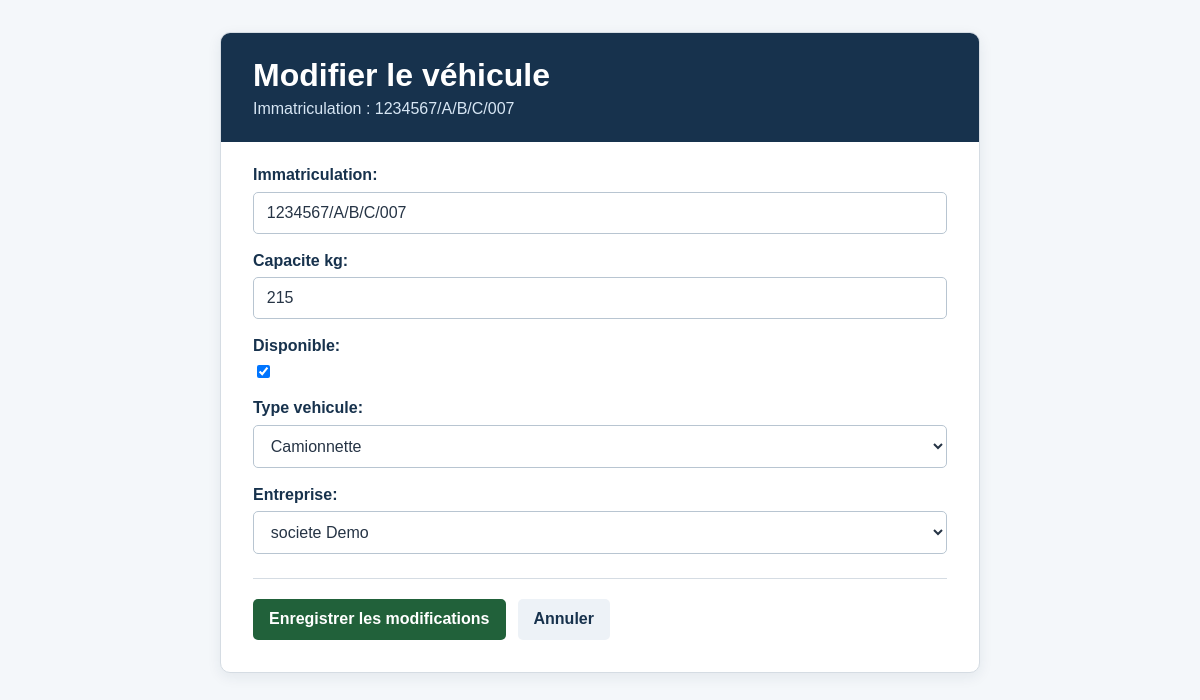
Page /vehicule/2/update/ (signed in) on the committed database.
### VehiculeApp/models.py (models this page shows, shortened)
class Vehicule(models.Model):
    TYPE_VEHICULE_CHOICES = [
        ('camionnette', 'Camionnette'),
        ('fourgon', 'Fourgon'),
        ('camion porteur', 'Camion porteur'),
        ('semi-remorque', 'Semi-remorque'),
    ]
    immatriculation = models.CharField(max_length=20, unique=True)
    capacite_kg = models.PositiveIntegerField(
        validators=[MinValueValidator(100, 'Capacité doit être supérieure à 100 kg.')]
    )
    disponible = models.BooleanField(default=True)
    type_vehicule = models.CharField(
        max_length=50,
        choices=TYPE_VEHICULE_CHOICES,
        default='camionnette',
    )
    created_at = models.DateTimeField(auto_now_add=True)
    updated_at = models.DateTimeField(auto_now=True)
    entreprise = models.ForeignKey(
        Entreprise,
        on_delete=models.CASCADE,
        related_name='vehicules',
        limit_choices_to={'type_entreprise': 'transporteur'},
    )

### VehiculeApp/views.py (the view)
# urls.py: path('<int:pk>/update/', VehiculeUpdateView.as_view(), name='vehicule_update'),
@method_decorator(staff_member_required, name='dispatch')
class VehiculeUpdateView(UpdateView):
    model = Vehicule
    form_class = VehiculeForm
    template_name = 'vehicule/form.html'
    success_url = reverse_lazy('vehicule_list')

### VehiculeApp/forms.py
class VehiculeForm(forms.ModelForm):
    class Meta:
        model = Vehicule
        exclude = ['created_at', 'updated_at']

### EntrepriseApp/models.py (called while the page is built)
    def __str__(self):
        return self.raison_sociale

### templates/vehicule/form.html (shortened to what this page needs)
<!DOCTYPE html>
<html lang="fr">
<head>
</head>
<body>
    <main>
        <header class="page-header">
            <h1>{% if object %}Modifier le véhicule{% else %}Créer un véhicule{% endif %}</h1>
            {% if object %}
                <p>Immatriculation : {{ object.immatriculation }}</p>
            {% else %}
                <p>Renseignez les informations du véhicule.</p>
            {% endif %}
        </header>
        <form method="post">
            {{ form.as_p }}
            <div class="form-actions">
                <button class="button submit-button" type="submit">
                    {% if object %}Enregistrer les modifications{% else %}Créer le véhicule{% endif %}
                </button>
                <a class="button cancel-button" href="{% url 'vehicule_list' %}">Annuler</a>
            </div>
        </form>
    </main>
</body>
</html>

### templates/vehicule/form.html (style rules this page uses)
* { box-sizing: border-box; }
body { background: #f4f7fa; color: #263445; font-family: Arial, sans-serif; margin: 0; padding: 2rem 1rem; }
main { background: #fff; border: 1px solid #d5dce3; border-radius: 10px; box-shadow: 0 4px 14px rgb(23 50 77 / 8%); margin: 0 auto; max-width: 760px; overflow: hidden; }
.page-header { background: #17324d; color: #fff; padding: 1.5rem 2rem; }
.page-header h1 { margin: 0 0 0.4rem; }
.page-header p { color: #d7e6f4; margin: 0; }
form { padding: 1.5rem 2rem 2rem; }
form p { margin: 0 0 1.1rem; }
label { color: #17324d; display: block; font-weight: 700; margin-bottom: 0.45rem; }
input:not([type="checkbox"]):not([type="radio"]), select, textarea { background: #fff; border: 1px solid #b8c5d1; border-radius: 5px; color: #263445; font: inherit; max-width: 100%; padding: 0.7rem 0.8rem; width: 100%; }
.form-actions { border-top: 1px solid #d5dce3; display: flex; flex-wrap: wrap; gap: 0.75rem; margin-top: 1.5rem; padding-top: 1.25rem; }
.button { border: 0; border-radius: 5px; cursor: pointer; display: inline-block; font: inherit; font-weight: 700; padding: 0.7rem 1rem; text-decoration: none; }
.submit-button { background: #21613a; color: #fff; }
.cancel-button { background: #edf2f7; color: #17324d; }

### rows in the picture
Vehicule: immatriculation "1234567/A/B/C/007", capacite_kg "215", disponible "☑", type_vehicule "Camionnette", entreprise "societe Demo"
